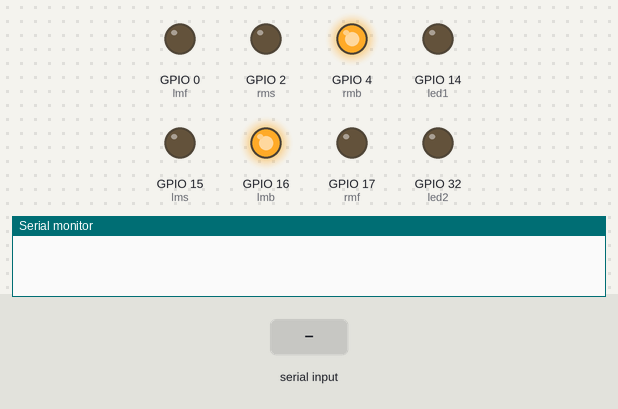
A sketch run on a simulated ESP32. Parts: output pins drawn as LEDs (lit = HIGH), the last lines printed to the serial monitor. The test bench sets the inputs (shaded band). Nothing arrives over Bluetooth unless stated.

Above: at 1.1 s.
1.2 s: "I" received over the second serial link
At 2.4 s:
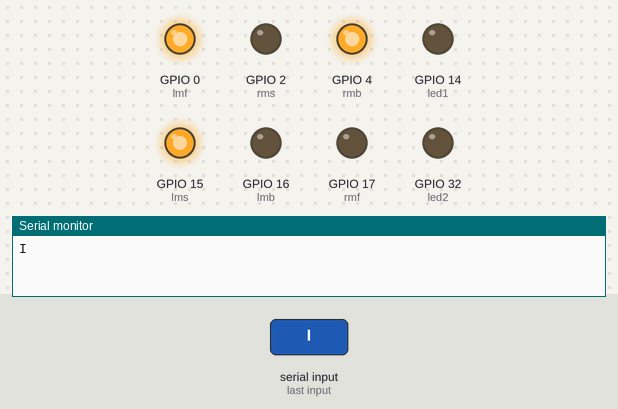
2.7 s: "J" received over the second serial link
At 3.7 s:
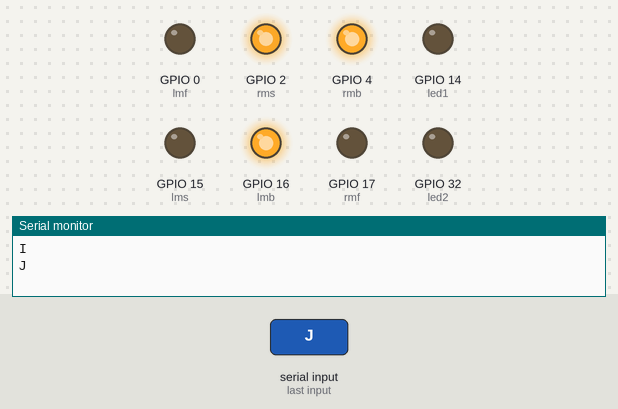
4.2 s: "H" received over the second serial link
At 4.8 s:
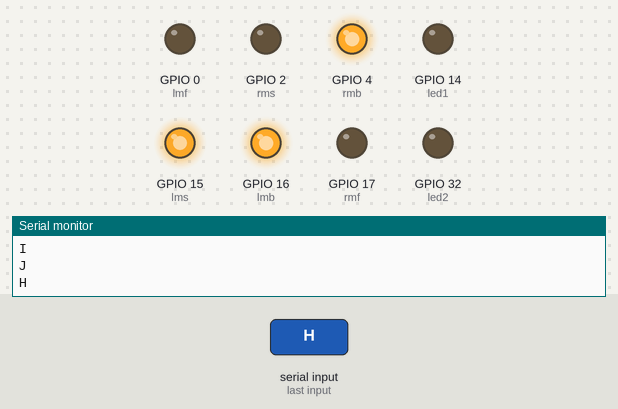
5.7 s: "W" received over the second serial link
At 6.9 s:
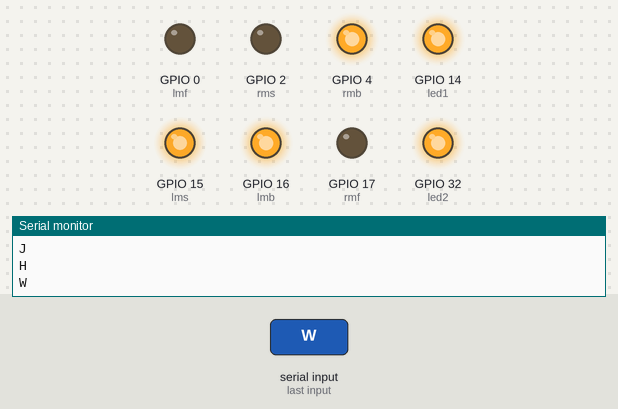
7.2 s: "F90\n" received over the second serial link
At 8.3 s:
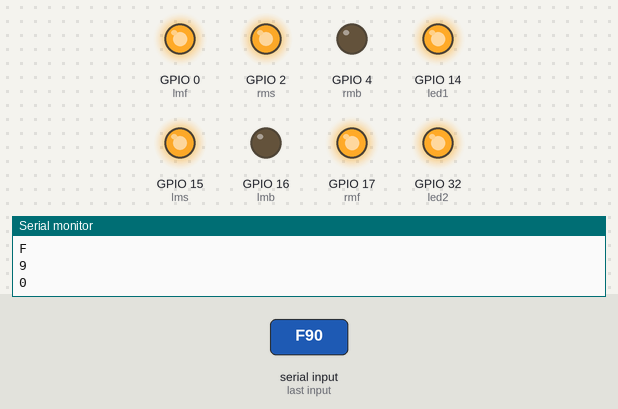
Timing chart, 0 to 9.7 s (numbered marks = the images above; inputs shaded):
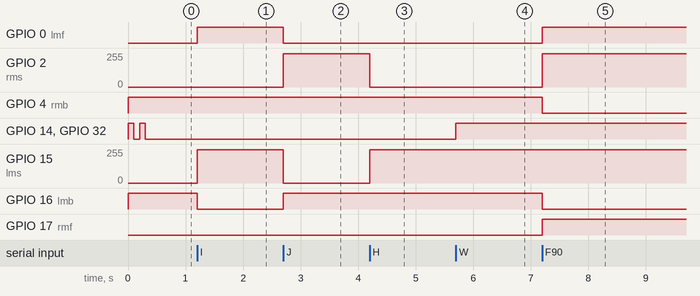

The sketch:

JRC_Board_BT_Car_Shield.ino
```cpp
#include "BluetoothSerial.h"
BluetoothSerial SerialBT;

#define lmf 0
#define lmb 16
#define lms 15
#define rms 2
#define rmf 17
#define rmb 4
#define sw 19
#define led1 14
#define led2 32

void setup() {
  Serial.begin(9600);
  SerialBT.begin("JRC Board BT Car");
  ledcSetup(0, 1000, 8);
  ledcSetup(1, 1000, 8);
  ledcAttachPin(lms, 0);
  ledcAttachPin(rms, 1);
  pinMode(lmf, OUTPUT);
  pinMode(lmb, OUTPUT);
  pinMode(rmf, OUTPUT);
  pinMode(rmb, OUTPUT);
  pinMode(led1, OUTPUT);
  pinMode(led2, OUTPUT);
  motor(0, 0);
  bluetooth();
}

void loop() {
}
```

bluetooth.ino
```cpp
void bluetooth() {
  int s = 10, spdl = 25, spdr = 25;
  light(1);
  delay(100);
  light(0);
  delay(100);
  light(1);
  delay(100);
  light(0);
  while (1) {
    if (SerialBT.available()) {
      char x = SerialBT.read();
      Serial.println(x);
      if (x == 'F') motor(s * spdl, s * spdr);
      else if (x == 'B') motor(-s * spdl, -s * spdr);
      else if (x == 'L') motor(-s * spdl, s * spdr);
      else if (x == 'R') motor(s * spdl, -s * spdr);
      else if (x == 'G') motor(0, s * spdr);
      else if (x == 'I') motor(s * spdl, 0);
      else if (x == 'J') motor(0, -s * spdr);
      else if (x == 'H') motor(-s * spdl, 0);
      else if (x == 'S') motor(0, 0);
      else if (x == 'W') light(1);
      else if (x == 'w') light(0);
      else if (x >= '0' && x <= '9') s = x - '0';
      else if (x == 'q') s = 10;
    }
  }
  digitalWrite(led1, 0);
  digitalWrite(led2, 0);
}
```

light.ino
```cpp
void light(bool a){
  if(a){
    digitalWrite(led1, HIGH);
    digitalWrite(led2, HIGH);
  }
  else{
    digitalWrite(led1, LOW);
    digitalWrite(led2, LOW);
  }
}
```

motor.ino
```cpp
void motor(int a, int b) {
  if (a > 0) {
    digitalWrite(lmf, 1); digitalWrite(lmb, 0);
  }
  else{
    a = -a;
    digitalWrite(lmf, 0); digitalWrite(lmb, 1);
  }
  if (b > 0) {
    digitalWrite(rmf, 1); digitalWrite(rmb, 0);
  }
  else{
    b = -b;
    digitalWrite(rmf, 0); digitalWrite(rmb, 1);
  }
  ledcWrite(0, a); ledcWrite(1, b);
}
```

Measured:
- after the input at 1.2 s, GPIO 0 (lmf): LOW → HIGH at once; GPIO 15 (lms): 0/255 → 249/255 at once; GPIO 16 (lmb): HIGH → LOW at once
- after the input at 2.7 s, GPIO 0 (lmf): HIGH → LOW at once; GPIO 2 (rms): 0/255 → 249/255 at once; GPIO 15 (lms): 249/255 → 0/255 at once; GPIO 16 (lmb): LOW → HIGH at once
- after the input at 4.2 s, GPIO 2 (rms): 249/255 → 0/255 at once; GPIO 15 (lms): 0/255 → 249/255 at once
- after the input at 5.7 s, GPIO 14 (led1), GPIO 32 (led2): LOW → HIGH at once
- after the input at 7.2 s, GPIO 0 (lmf), GPIO 17 (rmf): LOW → HIGH at once; GPIO 2 (rms): 0/255 → 249/255 at once; GPIO 4 (rmb), GPIO 16 (lmb): HIGH → LOW at once
- by itself, GPIO 14 (led1), GPIO 32 (led2): alternates HIGH for 0.10 s and LOW for 0.10 s, 4 changes in all, then stays LOW
